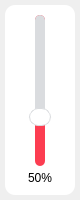
<?xml version="1.0" encoding="UTF-8"?>
<ui version="4.0">
 <class>VolumeToolwi</class>
 <widget class="QWidget" name="VolumeToolwi">
  <property name="geometry">
   <rect>
    <x>0</x>
    <y>0</y>
    <width>80</width>
    <height>200</height>
   </rect>
  </property>
  <property name="minimumSize">
   <size>
    <width>80</width>
    <height>200</height>
   </size>
  </property>
  <property name="maximumSize">
   <size>
    <width>80</width>
    <height>200</height>
   </size>
  </property>
  <property name="windowTitle">
   <string>Form</string>
  </property>
  <layout class="QVBoxLayout" name="verticalLayout">
   <property name="spacing">
    <number>0</number>
   </property>
   <property name="leftMargin">
    <number>5</number>
   </property>
   <property name="topMargin">
    <number>5</number>
   </property>
   <property name="rightMargin">
    <number>5</number>
   </property>
   <property name="bottomMargin">
    <number>5</number>
   </property>
   <item>
    <widget class="QWidget" name="widget" native="true">
     <property name="maximumSize">
      <size>
       <width>16777215</width>
       <height>200</height>
      </size>
     </property>
     <property name="styleSheet">
      <string notr="true">background-color: rgb(255, 255, 255);
border-radius: 10px;</string>
     </property>
     <layout class="QVBoxLayout" name="verticalLayout_2">
      <property name="spacing">
       <number>0</number>
      </property>
      <property name="leftMargin">
       <number>5</number>
      </property>
      <property name="topMargin">
       <number>5</number>
      </property>
      <property name="rightMargin">
       <number>5</number>
      </property>
      <property name="bottomMargin">
       <number>10</number>
      </property>
      <item>
       <widget class="QWidget" name="widget_2" native="true">
        <layout class="QHBoxLayout" name="horizontalLayout">
         <property name="spacing">
          <number>0</number>
         </property>
         <property name="leftMargin">
          <number>5</number>
         </property>
         <property name="topMargin">
          <number>5</number>
         </property>
         <property name="rightMargin">
          <number>5</number>
         </property>
         <property name="bottomMargin">
          <number>5</number>
         </property>
         <item>
          <widget class="QSlider" name="slider">
           <property name="minimumSize">
            <size>
             <width>30</width>
             <height>0</height>
            </size>
           </property>
           <property name="maximumSize">
            <size>
             <width>30</width>
             <height>16777215</height>
            </size>
           </property>
           <property name="styleSheet">
            <string notr="true">QSlider::groove:vertical {
    border: none;
    width: 10px;
	background: rgb(252, 61, 81);
    margin: 0px;
    border-radius: 5px;
}

QSlider::handle:vertical {
    background: white;
    border: 2px solid #FC3D4D;
    border: 1px solid #DADCDF;
    width: 16px;
    height: 16px;
    margin: 0 -6px;
    border-radius: 9px;
}

QSlider::sub-page:vertical {
	background: #DADCDF;
    border-radius: 5px;
}
</string>
           </property>
           <property name="maximum">
            <number>100</number>
           </property>
           <property name="value">
            <number>30</number>
           </property>
           <property name="orientation">
            <enum>Qt::Vertical</enum>
           </property>
          </widget>
         </item>
        </layout>
       </widget>
      </item>
      <item>
       <widget class="QLabel" name="volum_lb">
        <property name="styleSheet">
         <string notr="true">border: none;</string>
        </property>
        <property name="text">
         <string>50%</string>
        </property>
        <property name="alignment">
         <set>Qt::AlignCenter</set>
        </property>
       </widget>
      </item>
     </layout>
    </widget>
   </item>
  </layout>
 </widget>
 <resources/>
 <connections/>
</ui>
